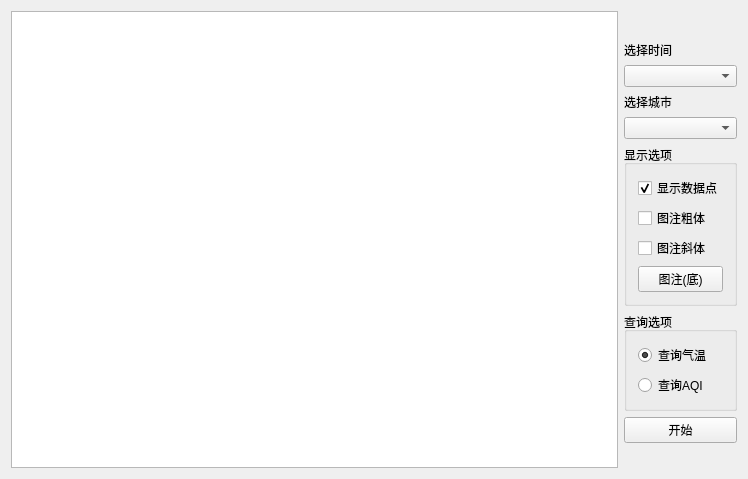
<?xml version="1.0" encoding="UTF-8"?>
<ui version="4.0">
 <class>mainWidget</class>
 <widget class="QWidget" name="mainWidget">
  <property name="geometry">
   <rect>
    <x>0</x>
    <y>0</y>
    <width>748</width>
    <height>479</height>
   </rect>
  </property>
  <property name="windowTitle">
   <string>实验三 网络数据获取与显示</string>
  </property>
  <layout class="QGridLayout" name="gridLayout_2">
   <item row="11" column="4">
    <widget class="QGroupBox" name="groupBox_2">
     <property name="title">
      <string>查询选项</string>
     </property>
     <layout class="QGridLayout" name="gridLayout">
      <item row="1" column="0">
       <widget class="QRadioButton" name="btnWeather">
        <property name="text">
         <string>查询气温</string>
        </property>
        <property name="checked">
         <bool>true</bool>
        </property>
       </widget>
      </item>
      <item row="2" column="0">
       <widget class="QRadioButton" name="btnAQI">
        <property name="acceptDrops">
         <bool>false</bool>
        </property>
        <property name="text">
         <string>查询AQI</string>
        </property>
        <property name="checked">
         <bool>false</bool>
        </property>
       </widget>
      </item>
     </layout>
    </widget>
   </item>
   <item row="10" column="4">
    <widget class="QGroupBox" name="groupBox">
     <property name="title">
      <string>显示选项 </string>
     </property>
     <layout class="QVBoxLayout" name="verticalLayout_2">
      <item>
       <widget class="QCheckBox" name="cbShowPoint">
        <property name="text">
         <string>显示数据点</string>
        </property>
        <property name="checked">
         <bool>true</bool>
        </property>
       </widget>
      </item>
      <item>
       <widget class="QCheckBox" name="cbLegendBold">
        <property name="text">
         <string>图注粗体</string>
        </property>
       </widget>
      </item>
      <item>
       <widget class="QCheckBox" name="cbLegendItalic">
        <property name="text">
         <string>图注斜体</string>
        </property>
       </widget>
      </item>
      <item>
       <widget class="QPushButton" name="btnLegendAlign">
        <property name="text">
         <string>图注(底)</string>
        </property>
       </widget>
      </item>
     </layout>
    </widget>
   </item>
   <item row="9" column="4">
    <widget class="QComboBox" name="comboCity"/>
   </item>
   <item row="1" column="0" rowspan="14">
    <widget class="QtCharts::QChartView" name="chartview"/>
   </item>
   <item row="6" column="4">
    <widget class="QLabel" name="date">
     <property name="text">
      <string>选择时间</string>
     </property>
    </widget>
   </item>
   <item row="7" column="4">
    <widget class="QComboBox" name="comboMonth"/>
   </item>
   <item row="12" column="4">
    <widget class="QPushButton" name="btnStart">
     <property name="sizePolicy">
      <sizepolicy hsizetype="Preferred" vsizetype="Fixed">
       <horstretch>0</horstretch>
       <verstretch>0</verstretch>
      </sizepolicy>
     </property>
     <property name="text">
      <string>开始</string>
     </property>
    </widget>
   </item>
   <item row="8" column="4">
    <widget class="QLabel" name="city">
     <property name="text">
      <string>选择城市</string>
     </property>
    </widget>
   </item>
   <item row="13" column="4">
    <spacer name="verticalSpacer">
     <property name="orientation">
      <enum>Qt::Vertical</enum>
     </property>
     <property name="sizeHint" stdset="0">
      <size>
       <width>20</width>
       <height>40</height>
      </size>
     </property>
    </spacer>
   </item>
  </layout>
 </widget>
 <layoutdefault spacing="6" margin="11"/>
 <customwidgets>
  <customwidget>
   <class>QtCharts::QChartView</class>
   <extends>QGraphicsView</extends>
   <header location="global">QtCharts/QChartView&gt;
#include &lt;QtCharts/chartsnamespace.h</header>
  </customwidget>
 </customwidgets>
 <resources/>
 <connections/>
</ui>
